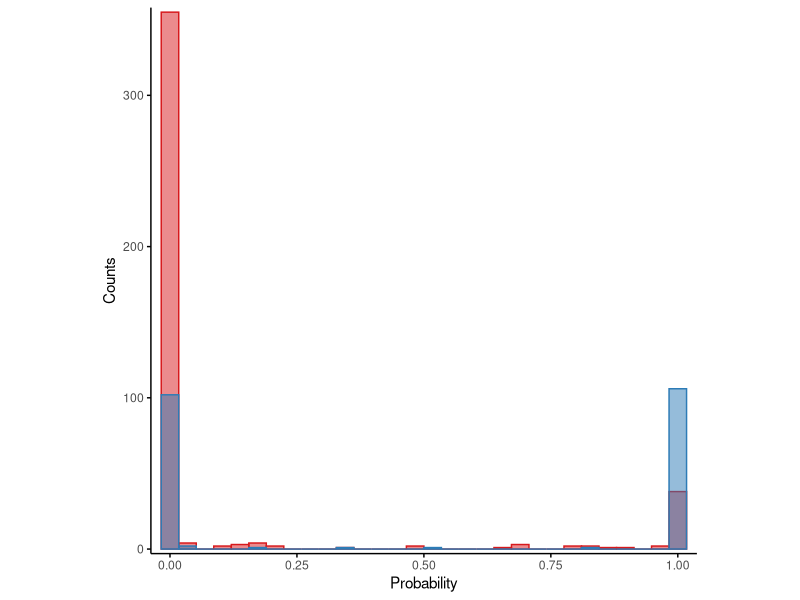

Here is the R script that generated this plot:
library(ggplot2)
setwd("~/yeast-idr-analysis-main/suppFigs/suppFig_6/cross_class_predictions/")

compo = read.csv("compo_pred_motif_model.csv")
motif = read.csv("motif_pred_compo_model.csv")

df = data.frame('pred'=c(compo$motif_prob, motif$compo_model), repressor=c(rep('compo',nrow(compo)),
                                                                         rep('motif',nrow(motif))))

df$col = ifelse(df$repressor == 'compo', '#d7191c','#2c7bb6')

cc_plot = ggplot(df, aes(x=pred, fill= repressor, color=repressor)) + 
  geom_histogram(position='identity', alpha=0.5) + 
  scale_color_manual(values=c("#d7191c", "#2c7bb6")) +
  scale_fill_manual(values=c("#d7191c", "#2c7bb6")) +
  scale_y_continuous(expand = c(0,3)) + 
  scale_x_continuous(expand = c(0.01,0.01)) + 
  ylab('Counts') + xlab('Probability') + 
  theme_classic() + 
  theme(panel.grid = element_blank(),
        aspect.ratio = 1,
        axis.line = element_line(color = "black"),
        axis.ticks = element_line(color = "black",),
        axis.ticks.length = unit(0.1,'cm'),
        legend.position = "none",
        panel.border = element_blank())

if(!file.exists("cross_class_plot.pdf")){
  ggsave("cross_class_plot.pdf",cc_plot, height = 7, width = 7, units='cm')
}
